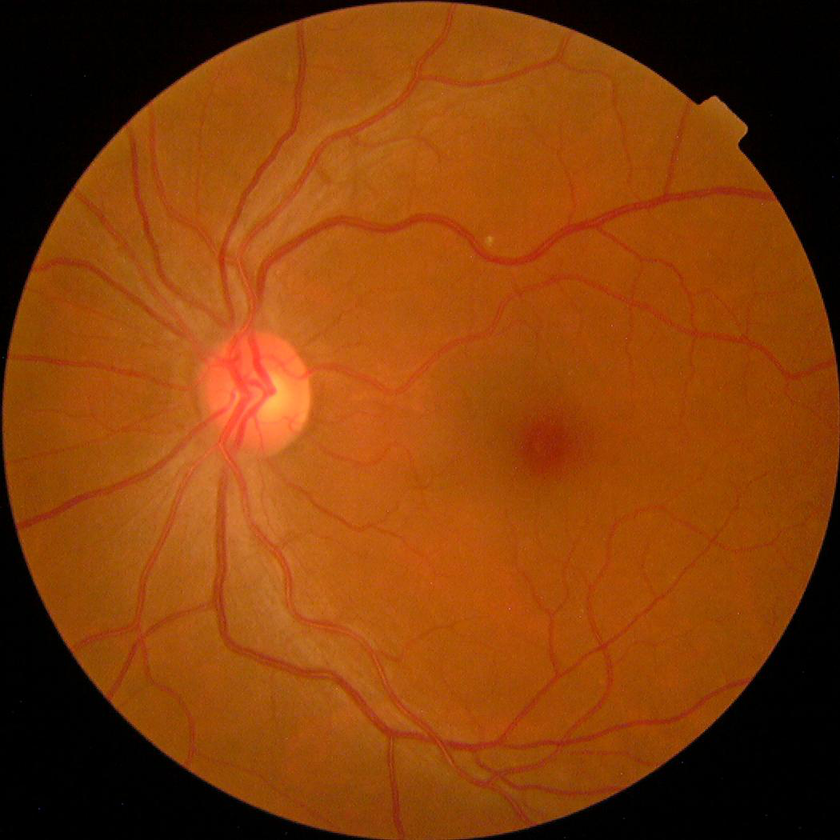
#> input picture Models/test_samples/images/e4dcca36ceb4.png, 840 x 840 px, shrunk from 1050 x 1050 before the run
$ python -i enhancement_service.py   (imports and definitions only)
#> lines starting #> are read from the running program, lines starting #| are printed output that depends on the picture; after the words box and inside, x2 and y2 are one past the last pixel; in counts of white or black regions, pixels touching at a corner belong together
#> further down, picture is the input picture: shape (840, 840, 3); mean B, G, R 10.1, 62.7, 132.8
import cv2
import numpy as np

class EnhancementService:
    def enhance(self, image_bgr: np.ndarray) -> np.ndarray:
        # 1. Detect retinal ROI
        gray = cv2.cvtColor(image_bgr, cv2.COLOR_BGR2GRAY)
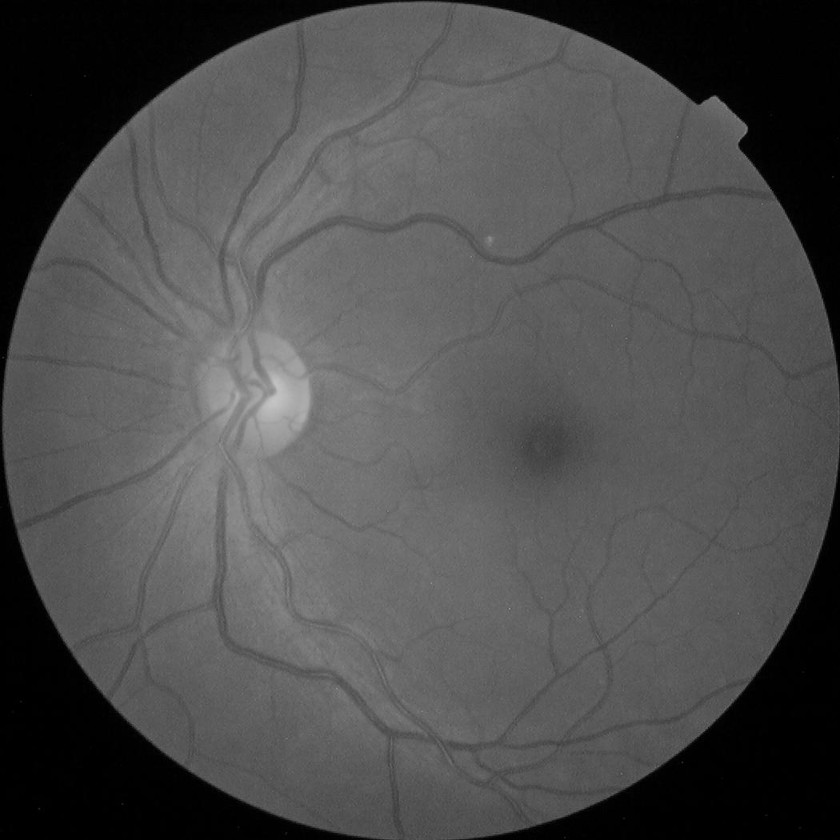
#> gray: shape (840, 840); min 0, max 198, mean 77.7
        _, mask = cv2.threshold(gray, 7, 255, cv2.THRESH_BINARY)
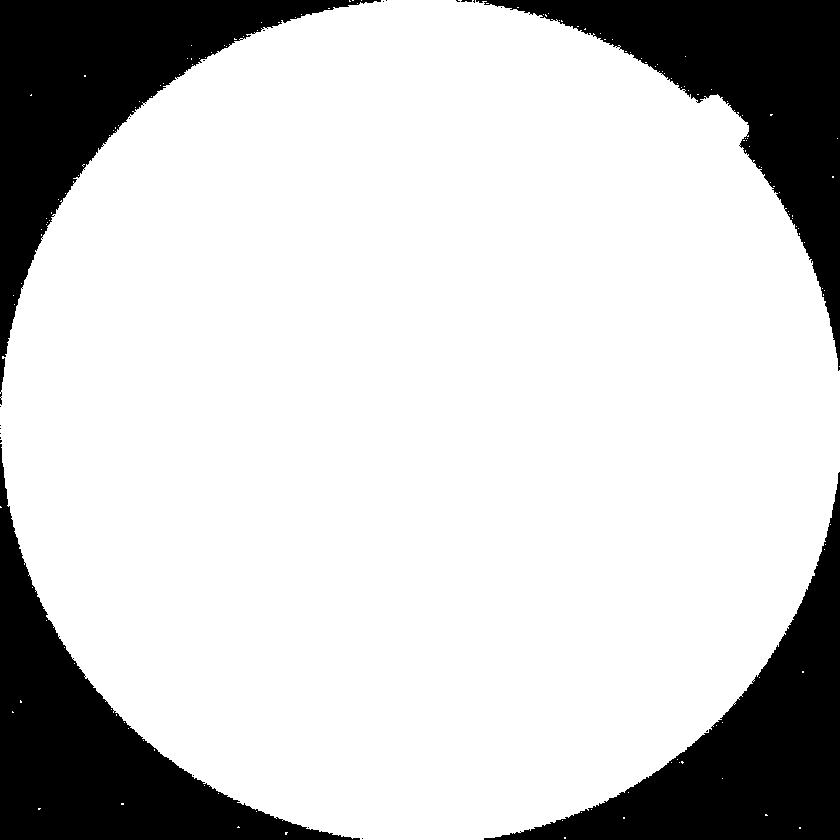
#> mask: shape (840, 840); 79.2% white; 23 black regions (19 under 20 px), largest, box (x1, y1, x2, y2) and area: (0, 0, 381, 405) 37973, (0, 444, 360, 840) 36875, (484, 472, 840, 840) 35863, (476, 0, 840, 371) 35701
        mask = cv2.morphologyEx(mask, cv2.MORPH_OPEN, np.ones((7, 7), np.uint8))
#> mask: shape (840, 840); 79.1% white; 4 black regions, box (x1, y1, x2, y2) and area: (0, 0, 387, 407) 38214, (0, 425, 363, 840) 37030, (456, 0, 840, 371) 36001, (484, 472, 840, 840) 35973

        # 2. Convert to LAB color space
        lab = cv2.cvtColor(image_bgr, cv2.COLOR_BGR2LAB)
#> lab: shape (840, 840, 3); mean of channels 0, 1, 2 89.1, 154, 167.6
        l, a, b = cv2.split(lab)
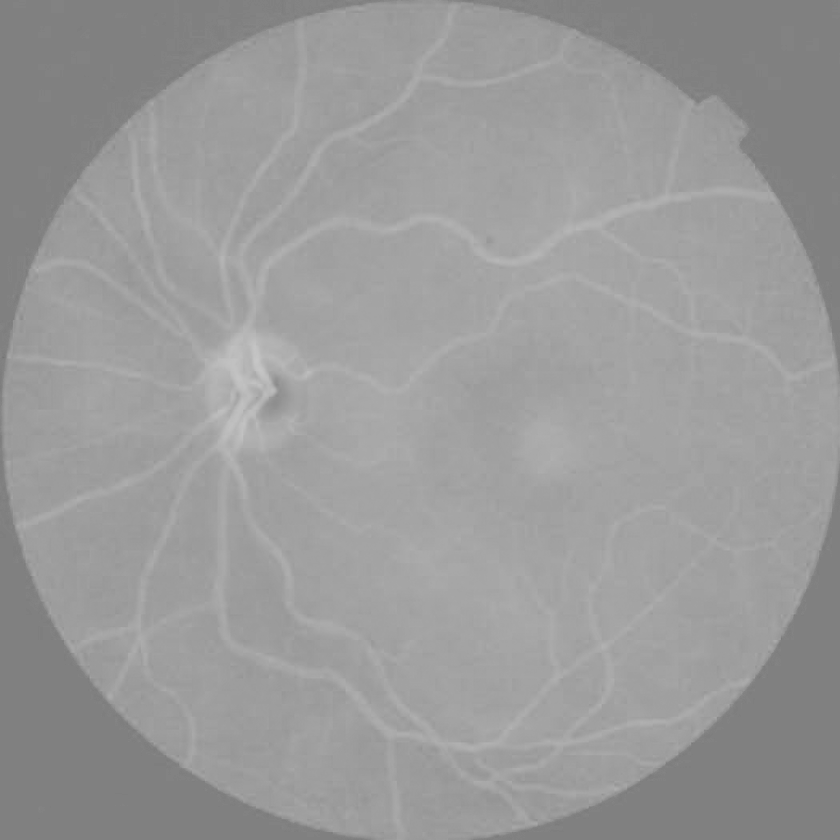
#> a: shape (840, 840); min 116, max 199, mean 154
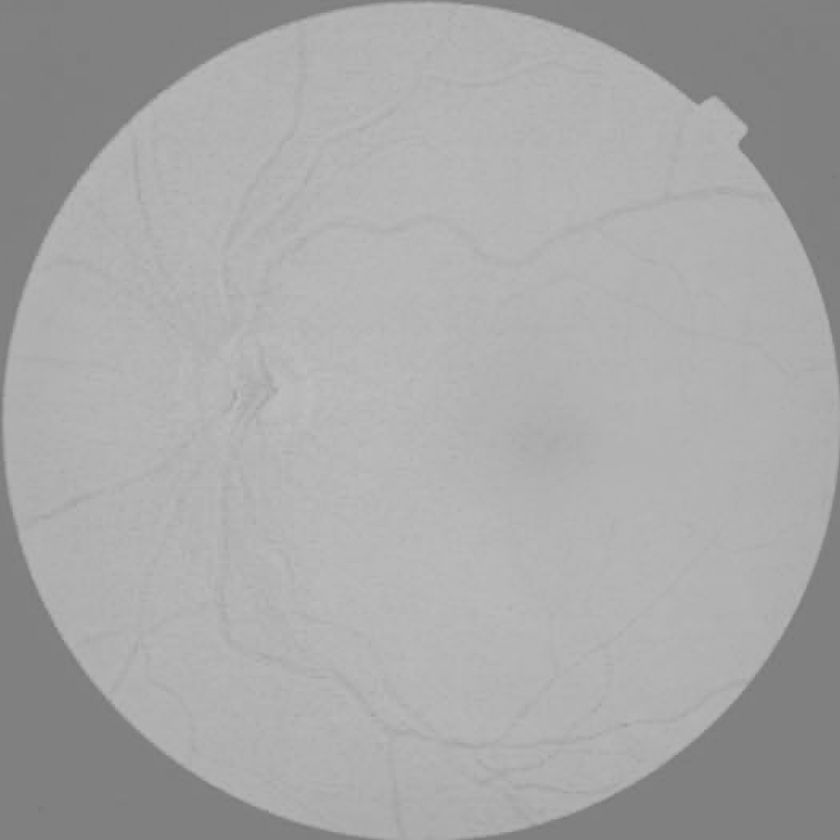
#> b: shape (840, 840); min 116, max 191, mean 167.6

        # 3. Apply CLAHE to L channel
        clahe = cv2.createCLAHE(clipLimit=2.0, tileGridSize=(8,8))
        cl = clahe.apply(l)
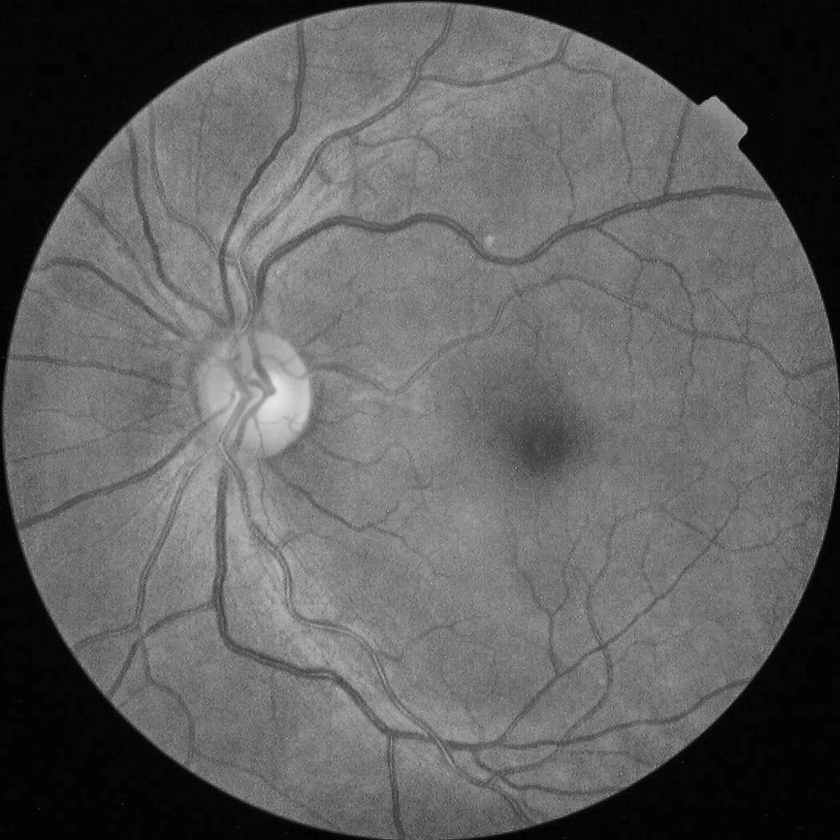
#> cl: shape (840, 840); min 1, max 229, mean 96.2

        # 4. Apply Gaussian bilateral filter for denoising on L
        cl = cv2.bilateralFilter(cl, 9, 75, 75)

        # Merge back
        limg = cv2.merge((cl, a, b))
#> limg: shape (840, 840, 3); mean of channels 0, 1, 2 96.2, 154, 167.6

        # 6. Convert back to BGR
        enhanced = cv2.cvtColor(limg, cv2.COLOR_LAB2BGR)
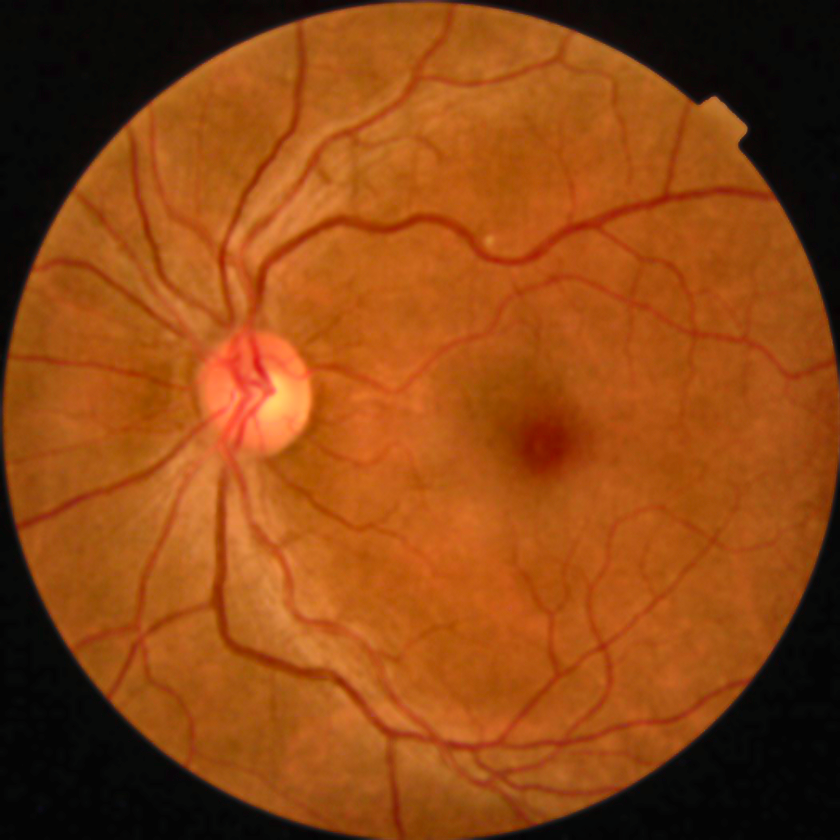
#> enhanced: shape (840, 840, 3); mean B, G, R 18.9, 70.2, 141.3

        # Apply mask
        enhanced = cv2.bitwise_and(enhanced, enhanced, mask=mask)

        return enhanced

>>> import cv2
>>> picture = cv2.imread('../../../Models/test_samples/images/e4dcca36ceb4.png')
>>> result = EnhancementService().enhance(picture)

$ run again, on Models/test_samples/images/e4e343eaae2a.png
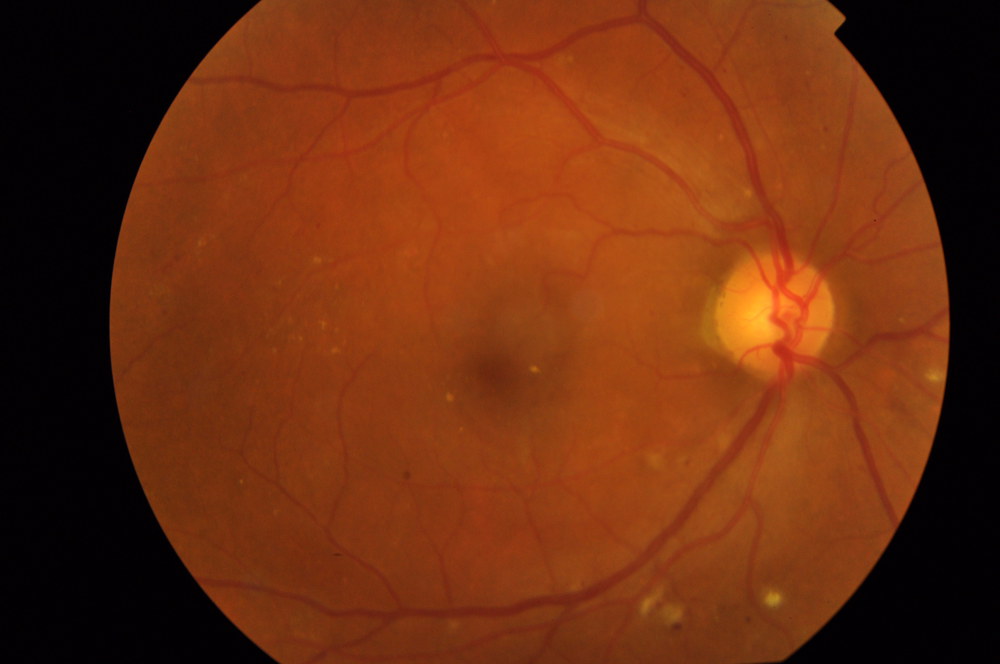
#> input picture Models/test_samples/images/e4e343eaae2a.png, 1000 x 664 px, shrunk from 2144 x 1424 before the run
#> picture is the input picture: shape (664, 1000, 3); mean B, G, R 15.5, 46.4, 109.3
#> in enhance, `_, mask = cv2.threshold(gray, 7, 255, cv2.THRESH_BINARY)`:
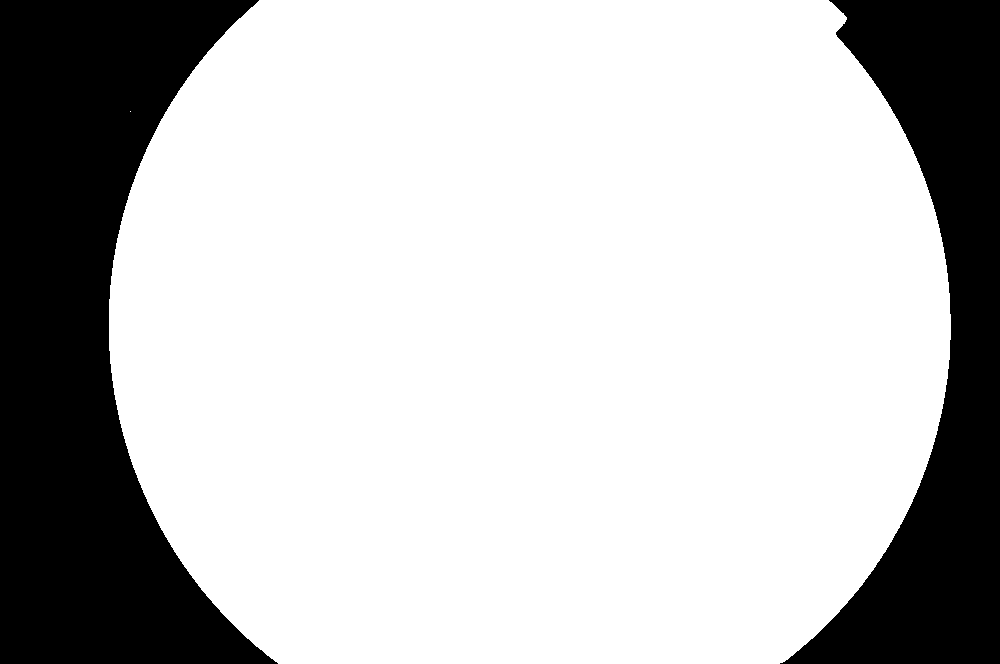
#> mask: shape (664, 1000); 74.6% white; 2 black regions, box (x1, y1, x2, y2) and area: (0, 0, 278, 664) 104499, (780, 0, 1000, 664) 64236
#> lab: shape (664, 1000, 3); mean of channels 0, 1, 2 70.6, 153, 158
#> limg: shape (664, 1000, 3); mean of channels 0, 1, 2 78.2, 153, 158
#> in enhance, `enhanced = cv2.cvtColor(limg, cv2.COLOR_LAB2BGR)`:
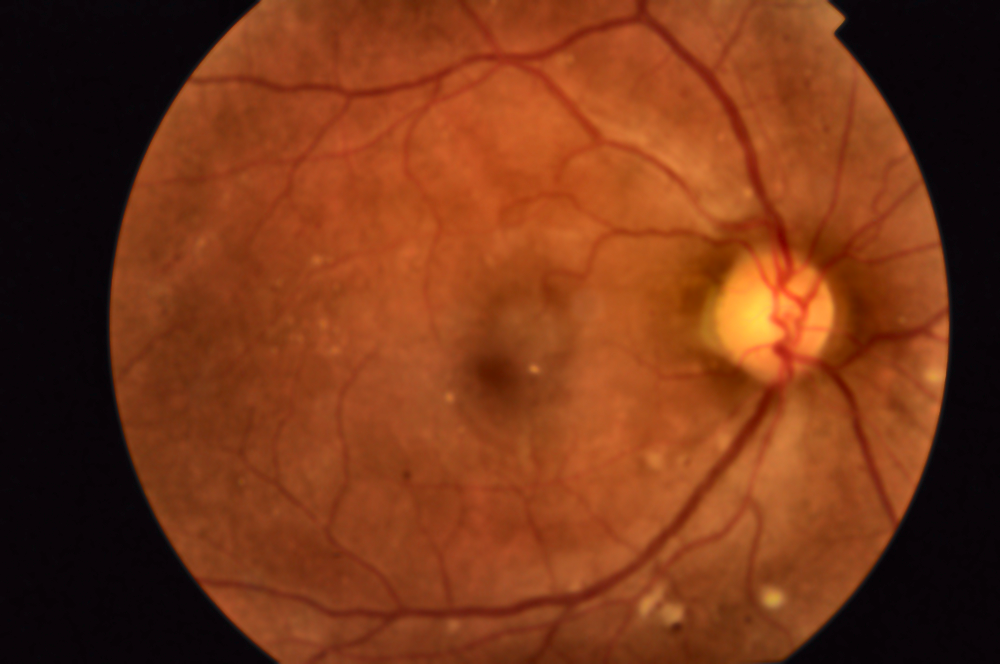
#> enhanced: shape (664, 1000, 3); mean B, G, R 23.1, 53.9, 118.7

$ run again, on Models/test_samples/images/e50b0174690d.png
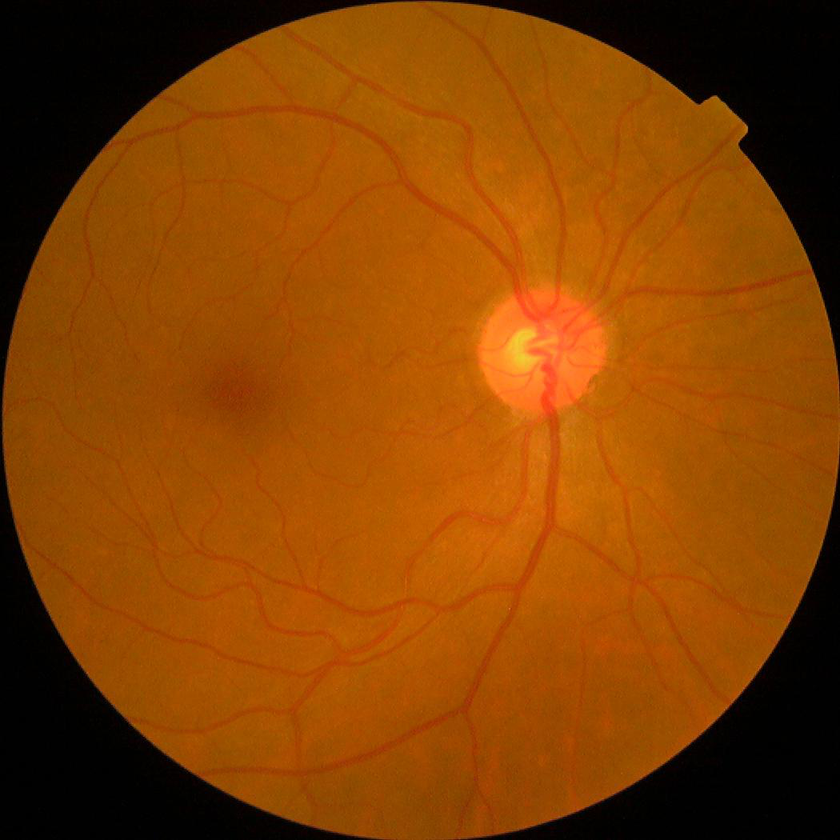
#> input picture Models/test_samples/images/e50b0174690d.png, 840 x 840 px, shrunk from 1050 x 1050 before the run
#> picture is the input picture: shape (840, 840, 3); mean B, G, R 2.3, 65.3, 132.7
#> in enhance, `_, mask = cv2.threshold(gray, 7, 255, cv2.THRESH_BINARY)`:
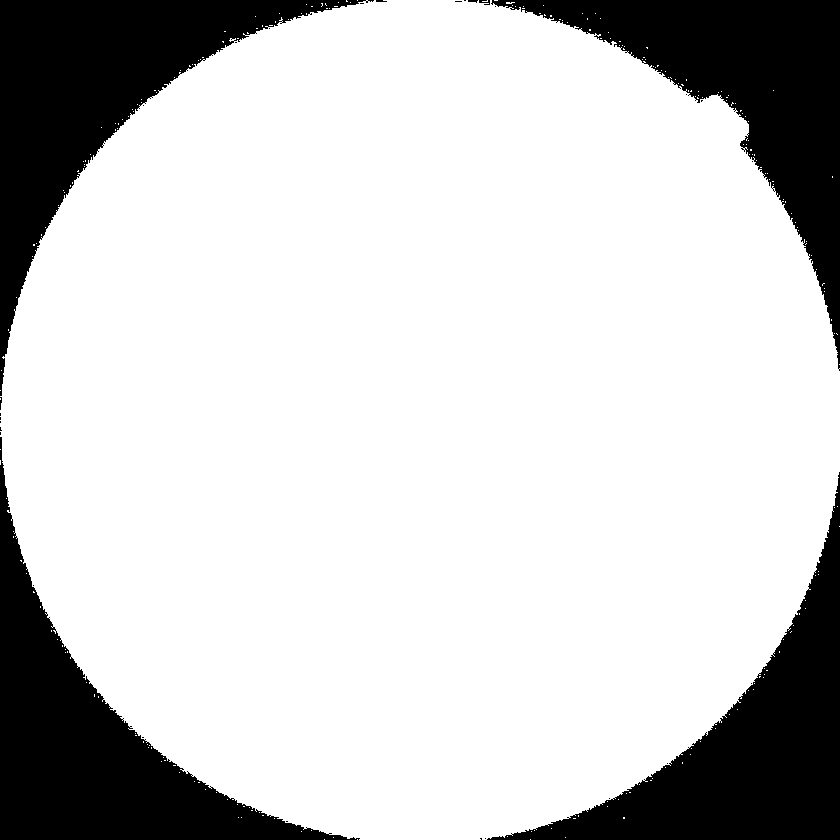
#> mask: shape (840, 840); 79.4% white; 31 black regions (25 under 20 px), largest, box (x1, y1, x2, y2) and area: (0, 0, 374, 396) 37826, (0, 437, 360, 840) 36778, (487, 472, 840, 840) 35510, (491, 0, 840, 371) 35315, (479, 0, 490, 5) 33, (468, 0, 478, 3) 20
#> lab: shape (840, 840, 3); mean of channels 0, 1, 2 90.3, 152.4, 170.2
#> limg: shape (840, 840, 3); mean of channels 0, 1, 2 96.5, 152.4, 170.2
#> in enhance, `enhanced = cv2.cvtColor(limg, cv2.COLOR_LAB2BGR)`:
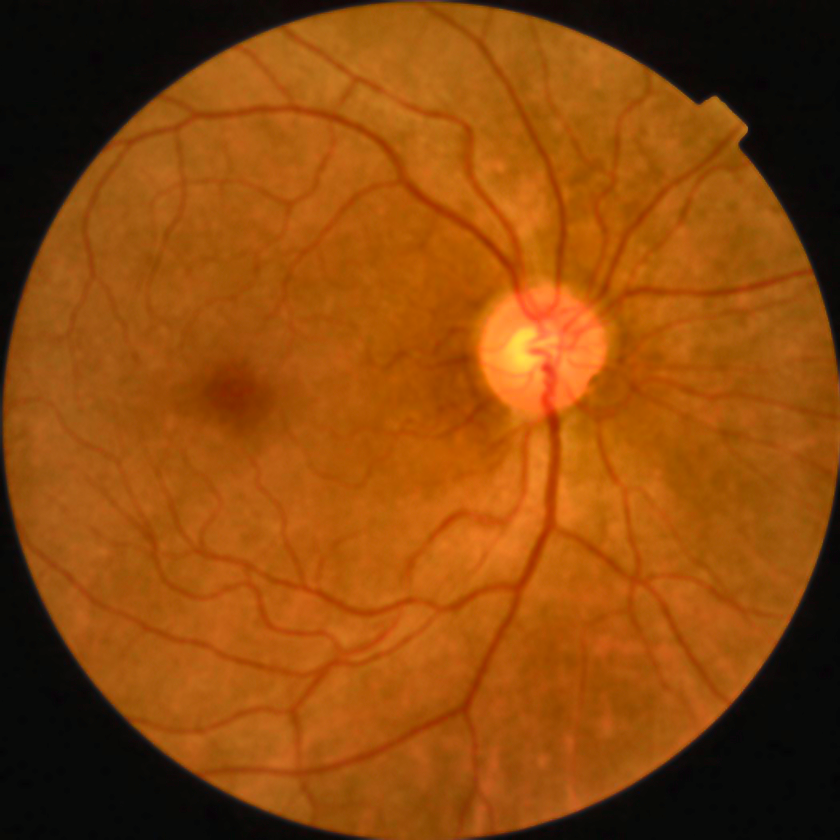
#> enhanced: shape (840, 840, 3); mean B, G, R 11.4, 71.9, 140
